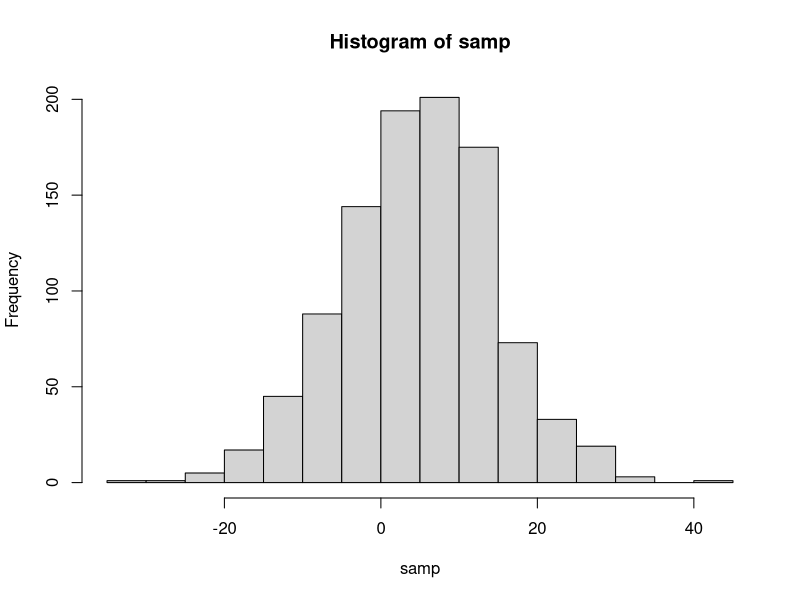

Write R code to recreate this figure.
#Grouped expressions
#Example 1:

{
  3*5
  Sys.Date()
  x <- 7
  a.vec <- c(1,2,3)
  c("Happy Thanksgiving")
} -> y

{
  3*5
  print(Sys.Date())
  x <- 7
  a.vec <- c(1,2,3)
  c("Happy Thanksgiving")
} -> z

#Example 2:
{ 
  samp <- rnorm(1000, 5, 10)#Generate 1000 values from a N(5, 10^2)
  hist(samp)#Generate a histogram of data
  min(samp)#Calculate min but no need to print
  print(min(samp))#Calculate min but print
  stats <- c(mean(samp), var(samp))
} -> my.stats

#my.stats
#Why grouped expressions? Functions are defined using this concept.
#All conditional expressions use grouped expressions.
#Functions that expect a single expression can be labelled as group expressions